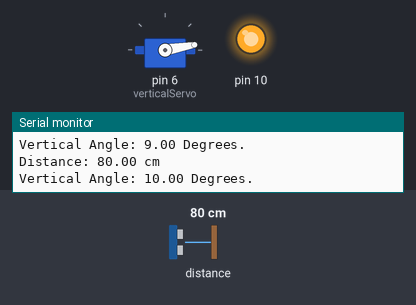
This sketch was run on a simulated Arduino Uno, built with avr-gcc and run on an emulated ATmega328P. Shown: servo, output pins drawn as LEDs (lit = HIGH), the last lines printed to the serial monitor. Inputs (shaded band) come from the test bench; at power-on: distance to the obstacle 80 cm. Storage starts empty.

Above: at 1.2 s.
1.3 s: distance to the obstacle set to 2 cm
At 2.47 s:
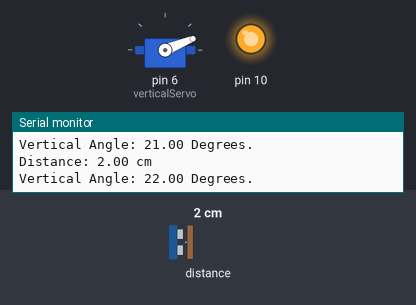
7.3 s: distance to the obstacle set to 18 cm
At 9.62 s:
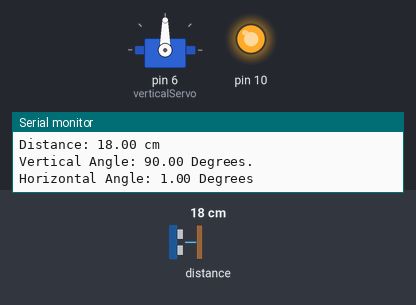
Timing chart, 0 to 16.3 s (numbered marks = the images above; inputs shaded):
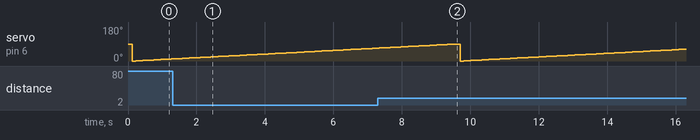

The sketch:

LidarTrial1.ino
```cpp
/*
 * 2048 = 1/2 rotation (pi/2)
 * 1024 = 1/4 rotation (pi/4)
 * 512 = 1/8
 * 256 = 1/16
 * 128 = 1/32
 * 64 = 1/64
 * 32 = 1/128
 * 16 = 1/256
 * 8 = 1/512
 * 4 = 1/1024
 * 2 = 1/2048
 * 1 = 1/4096

*/

#include <Servo.h>
#include <Wire.h>
#include <LIDARLite.h>
#include <SPI.h>
#include <SD.h>


int pos = 0;
int vertPos = 0;
int posArray[180];
int i =0;

Servo verticalServo;
Servo horizontalServo;

LIDARLite lidarLite;
float dist;
float distanceAry[50];
int cal_cnt = 0;

float vap =0; // verticalangle position
float hap=0; // horizontal angle position


File dataLog;


// make the log file dynamic so you can add new log files if one exists r5t
void verticalPan(){
  int panCount=0;

  //changed from 180 to 90 due to incompatible mounting brackets
  for (vertPos =0; vertPos <= 90; vertPos ++){
    //delay(50);
    lidarScan();

  //Write to SD Card: vertical angle
  dataLog = SD.open("log2.txt", FILE_WRITE);
  dataLog.println("");
  dataLog.print("Vertical Angle: ");
  dataLog.close();
  //This is just to double check in the serial monitor (same as sd card data)
  Serial.println("");
  Serial.print("Vertical Angle: ");
  //If the angle is over 90 degrees add to the count and set the angle back to 0
  if (vap>90){
    panCount= panCount+1;
    //keeps tracks of how many vertical pans we have done
    dataLog = SD.open("log2.txt", FILE_WRITE);
    dataLog.print(panCount);
    dataLog.println(" Pan(s) have been exectuted.");
    dataLog.close();

    Serial.print(panCount);
    Serial.println(" Pan(s) have been exectuted.");
    vap=0;
  }

  dataLog = SD.open("log2.txt", FILE_WRITE);
  dataLog.print(vap);
  dataLog.println(" Degrees.");
  dataLog.println("");
  dataLog.close();

  Serial.print(vap);
  Serial.println(" Degrees.");
  Serial.println("");

    verticalServo.write(vertPos);
    vap ++;

    delay(50);

  }
  vertPos= 0;
}


void horizontalPan(){
  int rotCount=0;
  //writing the horizontal angle to the sd card
  dataLog = SD.open("log2.txt", FILE_WRITE);
  dataLog.println("");
  dataLog.print("Horizontal Angle: ");
  dataLog.close();

  Serial.println("");
  Serial.print("Horizontal Angle: ");
  //Reset horizontal angle once a rotation has been made
  if(hap>180){
     rotCount++;
     // keeping track of horizontal angle (this is redundant)
    dataLog = SD.open("log2.txt", FILE_WRITE);
    dataLog.print(rotCount);
    dataLog.println(" Rotation(s) as been made.");
    dataLog.close();

    Serial.print(rotCount);
    Serial.println(" Rotation(s) as been made.");
    hap=0;

  }

  dataLog = SD.open("log2.txt", FILE_WRITE);
  dataLog.print(hap);
  dataLog.print(" Degrees");
  dataLog.println("");
  dataLog.close();


  Serial.print(hap);
  Serial.print(" Degrees");
  Serial.println("");
  horizontalServo.write(pos);
 //lidarScan();
  delay(20);
  hap ++;
  // not executing full 180 degrees here. executing
  pos = pos +5;

   if (pos >= 180){
    pos = 0;
    horizontalServo.write(pos);
  }
  verticalPan();


}


void lidarScan(){
  int counter=0;

  while(counter<1){


   if ( cal_cnt == 0 ) {
    dist = lidarLite.distance();      // With bias correction
  } else {
    dist = lidarLite.distance(false); // Without bias correction
  }
  cal_cnt++;
  cal_cnt = cal_cnt % 100;
  float distArray[1000];
  int i = 0;
  distArray[i]=dist;
  distanceAry[i]=dist;
  i++;

  //display Distance and wrtie it to the sd card.
  dataLog = SD.open("log2.txt", FILE_WRITE);
  dataLog.print("Distance: ");
  dataLog.print(dist);
  dataLog.println(" cm");
  dataLog.close();


  // serial monitor printing
  Serial.print("Distance: ");
  Serial.print(dist);
  Serial.println(" cm");

  delay(10);

    counter++;
}

}
//This is not being used as of now. Going t write this in python instead
void convertToCartesian(float vangle, float hangle, float dist){

    float temp;

    float radius = dist;

    float xpos = radius*cos(hangle);
    float ypos = radius* sin(vangle);
    float zpos = temp;


}


void setup() {


  Serial.begin(9600);

  pinMode(10, OUTPUT);
  digitalWrite(10, HIGH);

  verticalServo.attach(6);
  //horizontalServo.attach(7);

      lidarLite.begin(0, true); // Set configuration to default and I2C to 400 kHz
      lidarLite.configure(0); // Change this number to try out alternate configurations


  Serial.println("Initializing SD Card...");
  if(!SD.begin(10)){
   Serial.println("Card Failed or not present.");
  return;
  }
  Serial.println("Card Initialized.");


}

void loop() {
//
//  if (isDone = false){
//
horizontalPan();


}
```
